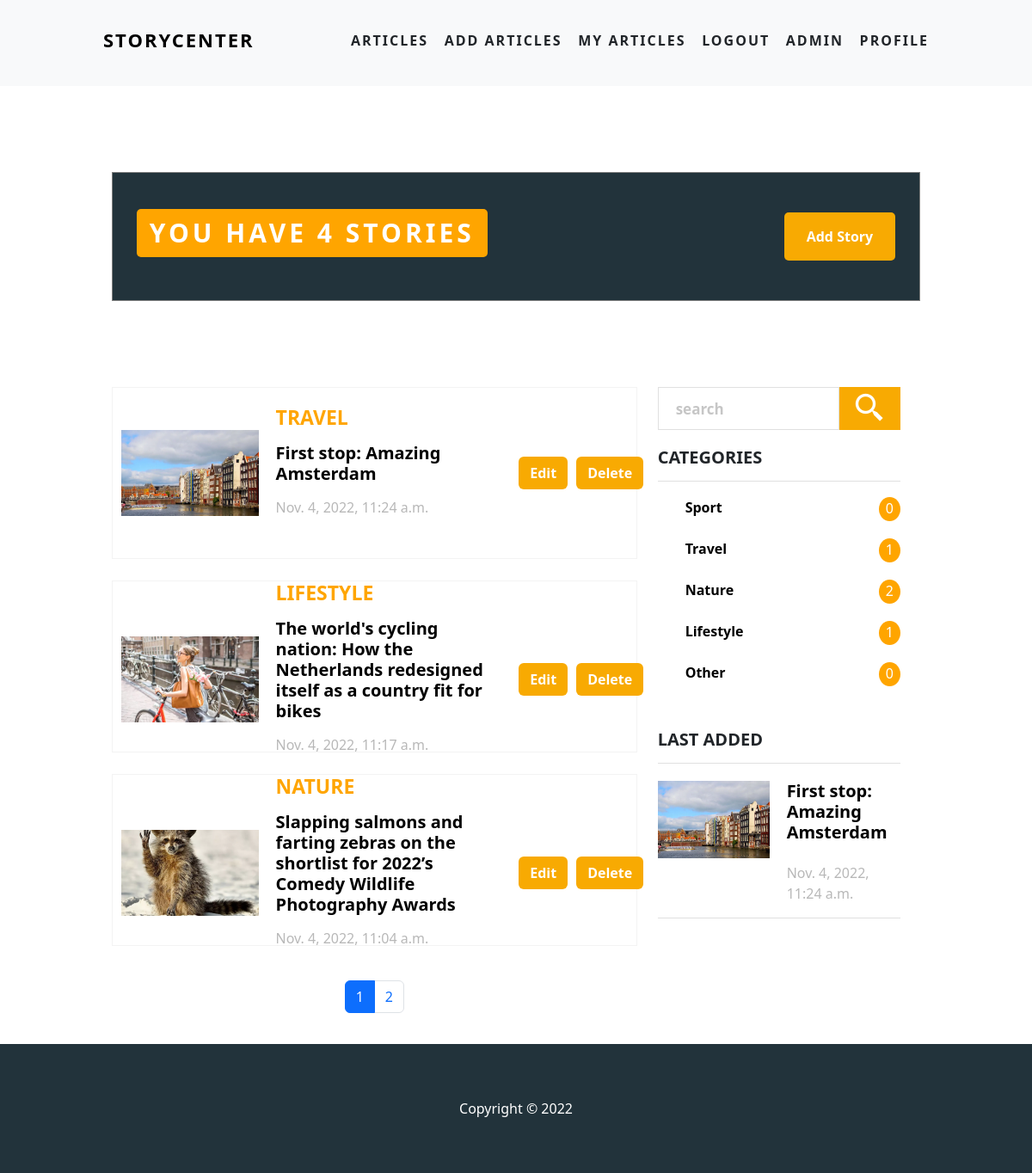
The page /my_articles/ (signed in) on the database its author committed.
### articles/models.py (models this page shows, shortened)
class Article(models.Model):
    CATEGOTY = (
        ('Sport', 'Sport'),
        ('Nature', 'Nature'),
        ('Travel', 'Travel'),
        ('Lifestyle', 'Lifestyle'),
        ('Other', 'Other'),
    )
    category = models.CharField(max_length=255, blank=False, null=False,choices=CATEGOTY)
    author =  models.ForeignKey(User,blank=False, null=False ,on_delete=models.CASCADE)
    date_time= models.DateTimeField(default=datetime.datetime.now)
    topic = models.CharField(max_length=100, blank=False, null=False)
    intro = models.CharField(max_length=255, blank=False, null=False)
    story = models.TextField(blank=False, null=False)
    story_image = models.ImageField(null=False, blank=False, upload_to='images/')

### articles/views.py (the view)
# urls.py: path('my_articles/', views.my_articles, name='my_articles'),
def my_articles(request):
    if request.user.is_authenticated:
        user = request.user
        article_list = Article.objects.filter(author=user).order_by('-date_time')
        my_articles_count = article_list.count()
        count_data = get_article_count_per_user(Article, request.user)
        last_article = article_list.first()
        paginator = Paginator(article_list, per_page= 3)
        page_number = request.GET.get('page',1)
        page_obj = paginator.get_page(page_number)
        sport_count = count_data['sport_count']
        travel_count = count_data['travel_count']
        nature_count = count_data['nature_count']
        lifestyle_count = count_data['lifestyle_count']
        other_count = count_data['other_count']
        context = {
            'page_number': int(page_number),
            'paginator': paginator,
            'number_of_articles': my_articles_count,
            'last_article': last_article,
            'article_list': page_obj.object_list,
            'sport_count': sport_count,
            'travel_count': travel_count,
            'nature_count': nature_count,
            'lifestyle_count': lifestyle_count,
            'other_count': other_count,
        }
        return render(request, 'articles/my_articles.html', context)
    else:
        messages.success(request, "Youn must be logged in to access this page")
        return redirect('home')

### articles/utils.py (called while the page is built)
def get_article_count_per_user(artlicle, user):
    sport_articles_count = artlicle.objects.filter(category='Sport', author=user).count()
    travel_articles_count = artlicle.objects.filter(category='Travel', author=user).count()
    nature_articles_count = artlicle.objects.filter(category='Nature', author=user).count()
    lifestyle_articles_count = artlicle.objects.filter(category='Lifestyle', author=user).count()
    other_articles_count = artlicle.objects.filter(category='Other', author=user).count()
    return {
        'sport_count': sport_articles_count,
        'travel_count': travel_articles_count,
        'nature_count': nature_articles_count,
        'lifestyle_count': lifestyle_articles_count,
        'other_count': other_articles_count
    }

### articles/templates/articles/my_articles.html (shortened to what this page needs)
{% extends 'articles/base.html' %}
{% load static %}
{% block head %}
<link rel="stylesheet" type="text/css" href="{% static 'css/my_articles.css' %}">
{% endblock %}
{% block content %}
<div class="bottom-section">
    {% if article_count <= 0%}
        <div class="action-bar">
            <h3>You currenlty have no Story</h3>
            <a class=" btn btn-read-more add-story" href="{% url 'add_article' %}">Add Story</a>
        </div>
    {% else %}
        <div class="action-bar">
            <h3>You have {{number_of_articles}} stories</h3>
            <a class=" btn btn-read-more add-story" href="{% url 'add_article' %}">Add Story</a>
        </div>
        <div class="article-section">
            <div class="articles">
                {% for article in article_list %}
                    <div class="article">
                        <div class="article-image">
                            <img class="article-image-image" src="{{article.story_image.url}}" alt="">
                        </div>
                        <div class="article-content">
                            <div class="article-header-details">
                                <h5 class="category">{{article.category}}</h5>
                                <h5 class="title"><a href="{% url 'article' article.id %}">{{article.topic}}</a></h5>
                                <div class="admin-stuff">
                                    <p>{{article.date_time}}</p>
                                </div>
                            </div>
                            <div class="article-footer">
                                <a class="btn btn-read-more" href="{% url 'edit_article' article.id %}">Edit</a>
                                <a class="btn btn-read-more" href="{% url 'delete_article' article.id %}">Delete</a>
                            </div>
                        </div>
                    </div>
                {% endfor %}
                {% if paginator.num_pages > 1 %}
                    <ul class="pagination">
                        {% for i in paginator.page_range %}
                            <li class="page-item {% if i == page_number %} active {% endif %}">
                                <a class="page-link" href="?page={{i}}">{{i}}</a>
                            </li>
                        {% endfor %}
                    </ul>
                {% endif %}
            </div>
            <div class="information-tab">
                <div class="form">
                    <form action="{% url 'search_me' %}" method="POST">
                        <div class="form-group">
                            <input class="" type="text" placeholder="search" name="search">
                        <button class="btn-read-more btn-search" type="submit"><i class='bx bx-search-alt-2'></i></button>
                        </div>
                    </form>
                </div>
                <div class="categories">
                    <h5>Categories</h5>
                    <ul>
                        <li>
                            <a href="{% url 'filter_me' 'sport' %}">Sport</a><span class="count">{{sport_count}}</span>
                        </li>
                        <li>
                            <a href="{% url 'filter_me' 'travel' %}">Travel</a><span class="count">{{travel_count}}</span>
                        </li>
                        <li>
                            <a href="{% url 'filter_me' 'nature' %}">Nature</a><span class="count">{{nature_count}}</span>
                        </li>
                        <li>
                            <a href="{% url 'filter_me' 'lifestyle' %}">Lifestyle</a><span class="count">{{lifestyle_count}}</span>
                        </li>
                        <li>
                            <a href="{% url 'filter_me' 'other' %}">Other</a><span class="count">{{other_count}}</span>
                        </li>
                    </ul>
                </div>
                {% if last_article %}
                <div class="recent-posts">
                    <h5>Last Added</h5>
                        <div class="recent-post">
                            <img class="recent-post-image" src="{{last_article.story_image.url}}" alt="">
                            <div class="last-added-content">
                                <h5 class="title"><a href="{% url 'article' last_article.id %}">{{last_article.topic}}</a></h5>
                                <p>{{last_article.date_time}}</p>
                            </div>
                        </div>
                </div>
                {% endif %}
            </div>
        </div>
    {% endif %}
</div>
{% endblock %}

### static/css/style.css (style rules this page uses)
body { margin: 0; padding: 0; position:relative; padding-bottom: 150px; background-color:white; height:100%; }
.count { background-color: orange!important; align-items: center; text-align: center; color: white; border-radius: 50%; padding: 1px 8px 3px 8px; }
.categories ul li { display: flex!important; justify-content: space-between!important; }
.action-bar h3 { text-transform: uppercase; font-weight: bold; letter-spacing: 4px; background-color: orange; padding: 10px 15px; border-radius: 5px;; }

### static/css/home.css (style rules this page uses)
.category { font-size: 30px; font-weight: 500; color: white; }
.btn-read-more { color: white; background-color: rgb(248, 170, 2); text-shadow: none; font-weight: 600; }
.bottom-section { width: 100%; padding: 20px 10%; padding-top: 0; }
.pagination { width: 100%!important; display: flex; justify-content: center; margin-top: 40px; }
.article-section { display: flex; }
.articles { width: 65%; }
.article { border: 1px solid rgb(243, 243, 243); background-color: white; position: relative; margin-bottom: 25px; }
.article-image { width: 100%; height: 400px }
.article-image-image { width: 100%; height: 100%; object-fit: cover; }
.article-content { padding: 50px 5%; }
.article-header-details { padding-bottom: 10px; border-bottom: 1px solid rgb(224, 224, 224); text-align: left; }
.article-header-details .category { text-transform: uppercase; color: orange; font-weight: 700; margin-bottom: 15px; font-size: 23px; }
.article-header-details .title { font-weight: 700; margin-bottom: 15px; }
.admin-stuff { width: 100%; display: flex; justify-content: start; align-items: center; font-weight: 500; color: rgb(184, 184, 184); }
.article-footer { position: absolute; bottom: 0; margin: 15px; }
.information-tab { width: 30%; margin: 0 auto; }
.form { width: 100%; padding-bottom: 20px; }
.form-group { display: flex; justify-content: space-between; }
.form input { border:1px solid rgb(224, 224, 224); height: 50px; width: 75%; color: rgb(198, 198, 198); font-weight: 600; font-size: 17px; align-items: center; border-radius: 0%; padding-left: 20px; outline: none !important; }
.form input::placeholder { color: rgb(198, 198, 198); }
.btn-search { width: 25%; border: none; align-items: center; }
.btn-search i { color: white; font-size: 40px; padding: 2px 0; }
.recent-posts { margin:40px 0; }
.recent-posts h5, .categories h5 { text-transform: uppercase; font-size: 20px; font-weight: 700; padding-bottom: 15px; border-bottom: 1px solid rgb(224, 224, 224); }
.recent-post { margin-top: 20px; border-bottom: 1px solid rgb(224, 224, 224); }
.recent-post h5 { text-transform: none; border: none; }
.recent-post p { color: rgb(184, 184, 184); font-weight: 500; }
.categories ul { list-style-type: none; display: flex; flex-direction: column; }
.categories ul li { margin: 10px 0; }
.categories ul li a { text-decoration: none; color: black; font-weight: 700; }
.action-bar { margin: 100px 0; border: 1px solid grey; height: 150px; display: flex; justify-content: space-between; align-items: center; padding: 0 3%; background-color: #22333B; color: white; }
.action-bar h3 { font-size: 30px; font-weight: 700; }
.add-story { border-radius: 0%; align-items: center; padding: 15px 25px; border-radius: 5px; }

### static/css/my_articles.css (style rules this page uses)
.article { display: grid; grid-template-columns: 160px 80%; padding: 0; height: 200px; align-items: center; }
.article-image { width: 160px; height: 100px; padding: 0 10px; }
.article-image-image { width: 160px; height:100%; object-fit: cover; }
.article-content { display: flex; justify-content: space-between; margin-bottom: 20px; padding:0 10px; margin: 0 0 0 20px; }
.article-footer { position: relative; display: flex; align-items: center; }
.article-footer a { margin: 0 5px; }
.article-header-details { border: none; }
.title a { text-decoration: none; color: black; }
.recent-post { display: flex; }
.recent-post-image { width: 130px !important; height: 90px; }
.last-added-content { margin-left: 20px; }

### rows shown on the page
Article: story_image (picture), category "TRAVEL", topic "First stop: Amazing Amsterdam", date_time "Nov. 4, 2022, 11:24 a.m."
Article: story_image (picture), category "LIFESTYLE", topic "The world's cycling nation: How the Netherlands redesigned itself as a country fit for bikes", date_time "Nov. 4, 2022, 11:17 a.m."
Article: story_image (picture), category "NATURE", topic "Slapping salmons and farting zebras on the shortlist for 2022’s Comedy Wildlife Photography Awards", date_time "Nov. 4, 2022, 11:04 a.m."

### other values the page prints
{{ number_of_articles }} "4"
{{ i }} "1" "2"
{{ sport_count }} "0"
{{ travel_count }} "1"
{{ nature_count }} "2"
{{ lifestyle_count }} "1"
{{ other_count }} "0"
